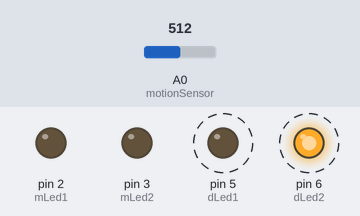
Recording of a sketch running on a simulated Arduino Uno, built with avr-gcc and run on an emulated ATmega328P. Parts: output pins drawn as LEDs (lit = HIGH). Dashed ring = blinking. The inputs (shaded band) are chosen by the test bench; at power-on: A0 (motionSensor) = 512.

Above: at 4.8 s.
4.9 s: A0 (motionSensor) set to 0
At 8.4 s:
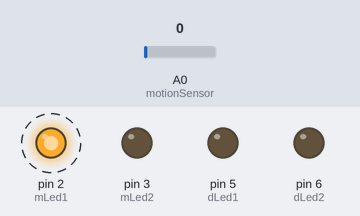
At 8.9 s:
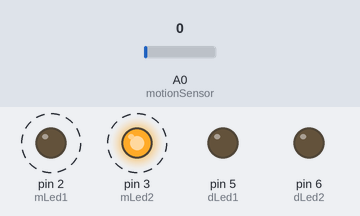
10.5 s: A0 (motionSensor) set to 122
At 11.12 s:
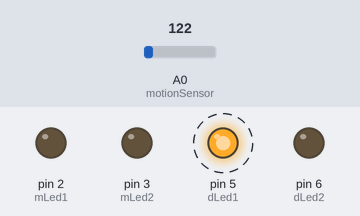
Timing chart, 0 to 21.5 s (numbered marks = the images above; inputs shaded):
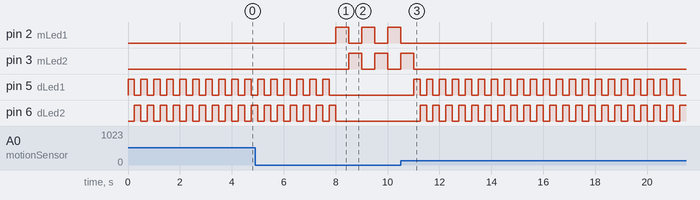

The sketch:

dc25_ClothingDriveSigns.ino
```cpp
/**************************************************** *
 * * * * * * * * DEF CON 25 - Charity Signs * * * * * *
 * ************************************************** *
 * Date: 7/26/2017
 * Author: @drkR4bbit
 * Description: This is the code that powers the
 */

//Sensor Settings
int motionSensor = A0;
int motionSensed = 0;

//Main LED's that flash the arrows
int mLed1 = 2;
int mLed2 = 3;

//Donation LED's (Triggers only when a donation is made)
int dLed1 = 5;
int dLed2 = 6;

void setup() {
  // put your setup code here, to run once:
  pinMode(mLed1,OUTPUT);
  pinMode(mLed2,OUTPUT);
  pinMode(dLed1,OUTPUT);
  pinMode(dLed2,OUTPUT);
}

void loop() {
  // put your main code here, to run repeatedly:
  motionSensed = analogRead(motionSensor);

  if (motionSensed != 0)
  {
    //If motion is sensed
    digitalWrite(dLed1, HIGH);
    delay(250);
    digitalWrite(dLed1, LOW);
    digitalWrite(dLed2, HIGH);
    delay(250);
    digitalWrite(dLed2, LOW);
    digitalWrite(dLed1, HIGH);
    delay(250);
    digitalWrite(dLed1, LOW);
    digitalWrite(dLed2, HIGH);
    delay(250);
    digitalWrite(dLed2, LOW);
    digitalWrite(dLed1, HIGH);
    delay(250);
    digitalWrite(dLed1, LOW);
    digitalWrite(dLed2, HIGH);
    delay(250);
    digitalWrite(dLed2, LOW);
    digitalWrite(dLed1, HIGH);
    delay(250);
    digitalWrite(dLed1, LOW);
    digitalWrite(dLed2, HIGH);
    delay(250);
    digitalWrite(dLed2, LOW);
    digitalWrite(dLed1, HIGH);
    delay(250);
    digitalWrite(dLed1, LOW);
    digitalWrite(dLed2, HIGH);
    delay(250);
    digitalWrite(dLed2, LOW);
    digitalWrite(dLed1, HIGH);
    delay(250);
    digitalWrite(dLed1, LOW);
    digitalWrite(dLed2, HIGH);
    delay(250);
    digitalWrite(dLed2, LOW);
    digitalWrite(dLed1, HIGH);
    delay(250);
    digitalWrite(dLed1, LOW);
    digitalWrite(dLed2, HIGH);
    delay(250);
    digitalWrite(dLed2, LOW);
    digitalWrite(dLed1, HIGH);
    delay(250);
    digitalWrite(dLed1, LOW);
    digitalWrite(dLed2, HIGH);
    delay(250);
    digitalWrite(dLed2, LOW);

    motionSensed = 0;
  }
  else
  {
    digitalWrite(mLed1, HIGH);
    delay(500);
    digitalWrite(mLed1, LOW);
    digitalWrite(mLed2, HIGH);
    delay(500);
    digitalWrite(mLed2, LOW);
    motionSensed = 0;
  }

}
```

Measured:
- after the input at 4.9 s, pin 2 (mLed1): alternates HIGH for 0.50 s and LOW for 0.50 s, starting after 3.1 s; pin 3 (mLed2): alternates HIGH for 0.50 s and LOW for 0.50 s, starting after 3.6 s; pin 5 (dLed1): goes on until 7.8 s, then stays LOW; pin 6 (dLed2): goes on until 8.0 s, then stays LOW
- after the input at 10.5 s, pin 2 (mLed1): goes on until 10.5 s, then stays LOW; pin 3 (mLed2): goes on until 11.0 s, then stays LOW; pin 5 (dLed1): alternates HIGH for 0.25 s and LOW for 0.25 s, starting after 0.50 s; pin 6 (dLed2): alternates HIGH for 0.25 s and LOW for 0.25 s, starting after 0.75 s
- by itself, pin 5 (dLed1), pin 6 (dLed2): alternates HIGH for 0.25 s and LOW for 0.25 s
